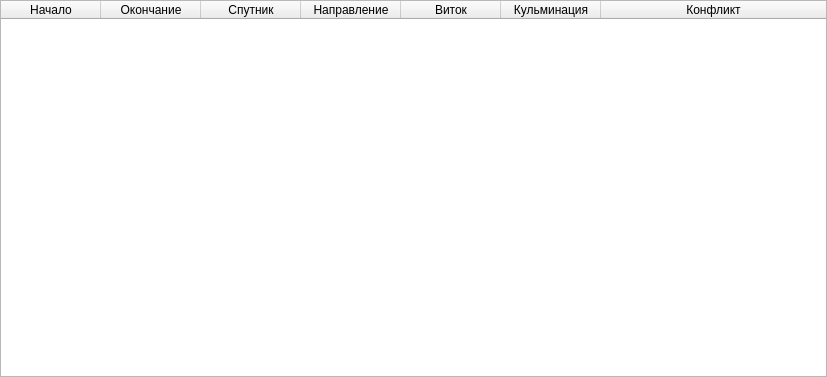
<?xml version="1.0" encoding="UTF-8"?>
<ui version="4.0">
 <class>ScheduleTable</class>
 <widget class="QWidget" name="ScheduleTable">
  <property name="geometry">
   <rect>
    <x>0</x>
    <y>0</y>
    <width>827</width>
    <height>377</height>
   </rect>
  </property>
  <property name="sizePolicy">
   <sizepolicy hsizetype="Expanding" vsizetype="Expanding">
    <horstretch>0</horstretch>
    <verstretch>0</verstretch>
   </sizepolicy>
  </property>
  <property name="windowTitle">
   <string>Form</string>
  </property>
  <layout class="QVBoxLayout" name="iScheduleTableVbox">
   <property name="leftMargin">
    <number>0</number>
   </property>
   <property name="topMargin">
    <number>0</number>
   </property>
   <property name="rightMargin">
    <number>0</number>
   </property>
   <property name="bottomMargin">
    <number>0</number>
   </property>
   <item>
    <widget class="QTableWidget" name="scheduleTbl">
     <property name="minimumSize">
      <size>
       <width>500</width>
       <height>170</height>
      </size>
     </property>
     <property name="verticalScrollBarPolicy">
      <enum>Qt::ScrollBarAlwaysOff</enum>
     </property>
     <property name="horizontalScrollBarPolicy">
      <enum>Qt::ScrollBarAsNeeded</enum>
     </property>
     <property name="editTriggers">
      <set>QAbstractItemView::NoEditTriggers</set>
     </property>
     <property name="tabKeyNavigation">
      <bool>false</bool>
     </property>
     <property name="showDropIndicator" stdset="0">
      <bool>false</bool>
     </property>
     <property name="dragDropOverwriteMode">
      <bool>false</bool>
     </property>
     <property name="alternatingRowColors">
      <bool>true</bool>
     </property>
     <property name="selectionMode">
      <enum>QAbstractItemView::SingleSelection</enum>
     </property>
     <property name="selectionBehavior">
      <enum>QAbstractItemView::SelectRows</enum>
     </property>
     <property name="horizontalScrollMode">
      <enum>QAbstractItemView::ScrollPerPixel</enum>
     </property>
     <attribute name="horizontalHeaderHighlightSections">
      <bool>false</bool>
     </attribute>
     <attribute name="horizontalHeaderStretchLastSection">
      <bool>true</bool>
     </attribute>
     <attribute name="verticalHeaderVisible">
      <bool>false</bool>
     </attribute>
     <column>
      <property name="text">
       <string>Начало</string>
      </property>
     </column>
     <column>
      <property name="text">
       <string>Окончание</string>
      </property>
      <property name="toolTip">
       <string>Спутник</string>
      </property>
     </column>
     <column>
      <property name="text">
       <string>Спутник</string>
      </property>
     </column>
     <column>
      <property name="text">
       <string>Направление</string>
      </property>
     </column>
     <column>
      <property name="text">
       <string>Виток</string>
      </property>
     </column>
     <column>
      <property name="text">
       <string>Кульминация</string>
      </property>
     </column>
     <column>
      <property name="text">
       <string>Конфликт</string>
      </property>
     </column>
    </widget>
   </item>
  </layout>
 </widget>
 <resources/>
 <connections/>
</ui>
